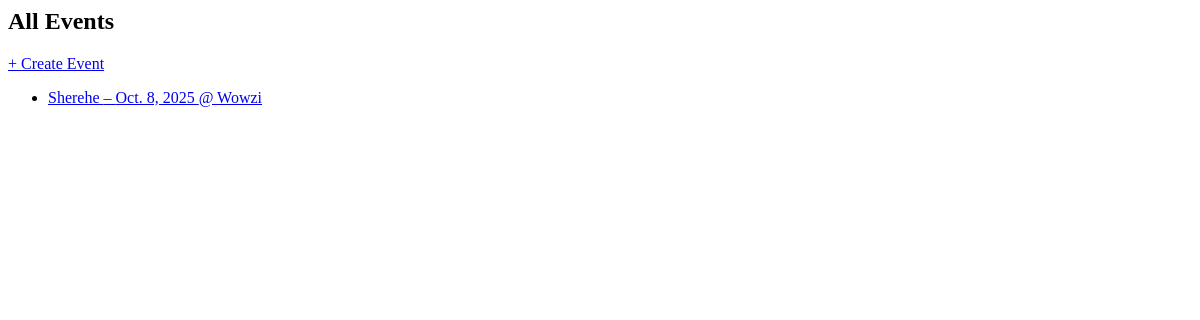
Page /events/ (signed in) on the earlier database version.
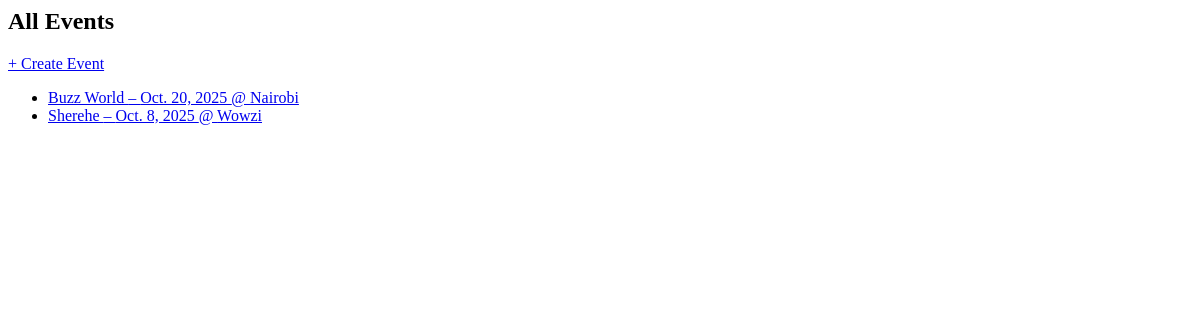
Same page on the later database version.
### ticko/models.py (models this page shows, shortened)
class Event(models.Model):
    name = models.CharField(max_length=200)
    description = models.TextField()
    date = models.DateField()
    time = models.TimeField()
    location = models.CharField(max_length=200)
    price = models.DecimalField(max_digits=8, decimal_places=2)
    total_seats = models.IntegerField()
    available_seats = models.IntegerField()
    organizer = models.ForeignKey(User, on_delete=models.CASCADE, related_name='organized_events')

### ticko/views.py (the view)
# urls.py: path('events/', views.event_list_view, name='event_list'),
@login_required
def event_list_view(request):
    events = Event.objects.all().order_by('-date')
    return render(request, 'ticko/event_list.html', {'events': events})

### ticko/templates/ticko/event_list.html
<h2>All Events</h2>
<a href="{% url 'create_event' %}">+ Create Event</a>
<ul>
    {% for event in events %}
        <li>
            <a href="{% url 'event_detail' event.id %}">
                {{ event.name }} – {{ event.date }} @ {{ event.location }}
            </a>
        </li>
    {% empty %}
        <p>No events available yet.</p>
    {% endfor %}
</ul>

Differences in the rows shown:
added Event: name "Buzz World", date "Oct. 20, 2025", location "Nairobi"
